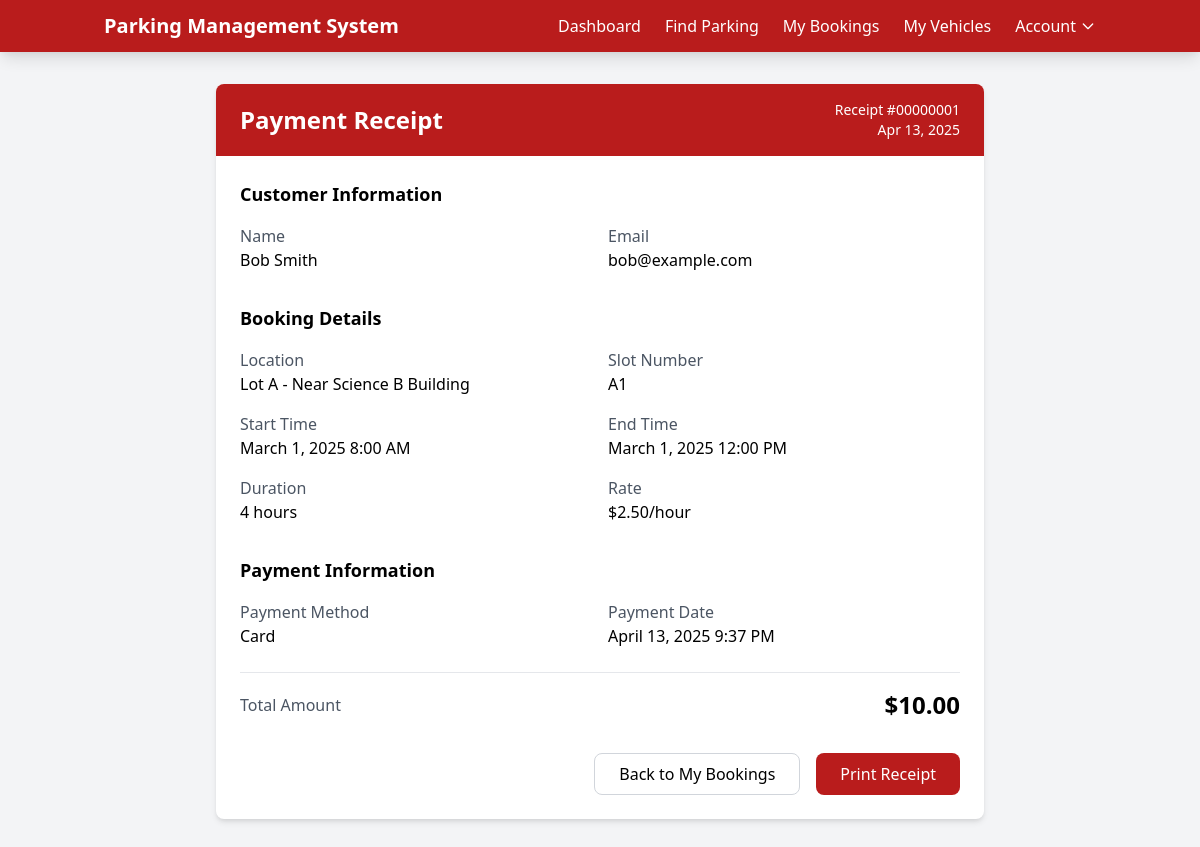
The page /payment-receipt.php?booking_id=1 (signed in) on the database its author committed.
### tables this page shows
CREATE TABLE bookings (
    booking_id INT AUTO_INCREMENT PRIMARY KEY,
    customer_id INT NOT NULL,
    vehicle_id INT NOT NULL,
    slot_id INT NOT NULL,
    start_time DATETIME NOT NULL,
    end_time DATETIME NOT NULL,
    status ENUM('Active','Completed','Cancelled') NOT NULL DEFAULT 'Active',
    FOREIGN KEY (customer_id) REFERENCES customers(user_id) ON DELETE CASCADE,
    FOREIGN KEY (slot_id) REFERENCES parking_slots(slot_id) ON DELETE CASCADE,
    FOREIGN KEY (vehicle_id) REFERENCES vehicles(vehicle_id) ON DELETE CASCADE
);

CREATE TABLE payments (
    payment_id INT AUTO_INCREMENT PRIMARY KEY,
    booking_id INT NOT NULL,
    amount DECIMAL(10,2) NOT NULL,
    payment_method ENUM('Card','Mobile Pay','Cash') NOT NULL,
    payment_date DATETIME DEFAULT CURRENT_TIMESTAMP,
    FOREIGN KEY (booking_id) REFERENCES bookings(booking_id) ON DELETE CASCADE
);

CREATE TABLE users (
    user_id INT AUTO_INCREMENT PRIMARY KEY,
    name VARCHAR(100) NOT NULL,
    email VARCHAR(100) NOT NULL UNIQUE,
    phone VARCHAR(20),
    password VARCHAR(255) NOT NULL
);

CREATE TABLE parking_lots (
    lot_id INT AUTO_INCREMENT PRIMARY KEY,
    name VARCHAR(100) NOT NULL,
    location VARCHAR(255),
    total_slots INT NOT NULL
);

CREATE TABLE parking_slots (
    slot_id INT AUTO_INCREMENT PRIMARY KEY,
    lot_id INT NOT NULL,
    slot_number VARCHAR(10) NOT NULL,
    status ENUM('Available','Occupied','Reserved') NOT NULL DEFAULT 'Available',
    type ENUM('Compact','Large','Handicapped') NOT NULL,
    hourly_rate DECIMAL(10,2) NOT NULL,
    FOREIGN KEY (lot_id) REFERENCES parking_lots(lot_id) ON DELETE CASCADE
);

### src/includes/db.php (called while the page is built, shortened)
<?php
class Database {
    private $host = "localhost";
    private $user = "root";
    private $pass = "";
    private $dbname = "parking_management";
    private $conn;
    public function __construct() {
        try {
            $this->conn = new PDO("mysql:host={$this->host};dbname={$this->dbname}", $this->user, $this->pass);
            $this->conn->setAttribute(PDO::ATTR_ERRMODE, PDO::ERRMODE_EXCEPTION);
            $this->conn->setAttribute(PDO::ATTR_DEFAULT_FETCH_MODE, PDO::FETCH_ASSOC);
        } catch(PDOException $e) {
            error_log("Database connection failed: " . $e->getMessage());
            die("Database connection failed. Please check your configuration.");
        }
    }
    public function query($sql, $params = []) {
        $stmt = $this->conn->prepare($sql);
        $stmt->execute($params);
        return $stmt;
    }
}

### src/payment-receipt.php (the view, shortened to what this page needs)
<?php
require_once 'includes/db.php';
$db = new Database();
$bookingId = filter_input(INPUT_GET, 'booking_id', FILTER_VALIDATE_INT);
$booking = $db->query("SELECT b.*, ps.slot_number, pl.name as lot_name, pl.location, ps.hourly_rate,
                              p.amount, p.payment_method, p.payment_date
                       FROM bookings b
                       JOIN parking_slots ps ON b.slot_id = ps.slot_id
                       JOIN parking_lots pl ON ps.lot_id = pl.lot_id
                       JOIN payments p ON b.booking_id = p.booking_id
                       WHERE b.booking_id = ? AND b.customer_id = ?",
                       [$bookingId, $_SESSION['user_id']])->fetch();
$user = $db->query("SELECT * FROM users WHERE user_id = ?", [$_SESSION['user_id']])->fetch();
$startDateTime = new DateTime($booking['start_time']);
$endDateTime = new DateTime($booking['end_time']);
$duration = $startDateTime->diff($endDateTime);
$hours = $duration->h + ($duration->days * 24);
?>
<!DOCTYPE html>
<html lang="en">
<head>
    <link href="https://cdn.jsdelivr.net/npm/tailwindcss@2.2.19/dist/tailwind.min.css" rel="stylesheet">
    <link rel="stylesheet" href="assets/css/main.css">
</head>
<body class="bg-gray-100 font-sans">
    <?php include 'includes/header.php'; ?>
    <div class="container mx-auto px-4 py-8">
        <div class="max-w-3xl mx-auto">
            <div class="bg-white rounded-lg shadow-md overflow-hidden">
                <div class="bg-red-700 text-white px-6 py-4">
                    <div class="flex justify-between items-center">
                        <h1 class="text-2xl font-bold">Payment Receipt</h1>
                        <div class="text-right">
                            <p class="text-sm">Receipt #<?php echo str_pad($booking['booking_id'], 8, '0', STR_PAD_LEFT); ?></p>
                            <p class="text-sm"><?php echo date('M d, Y', strtotime($booking['payment_date'])); ?></p>
                        </div>
                    </div>
                </div>
                <div class="p-6">
                    <div class="mb-8">
                        <h2 class="text-lg font-semibold mb-4">Customer Information</h2>
                        <div class="grid grid-cols-1 md:grid-cols-2 gap-4">
                            <div>
                                <p class="text-gray-600">Name</p>
                                <p class="font-medium"><?php echo htmlspecialchars($user['name']); ?></p>
                            </div>
                            <div>
                                <p class="text-gray-600">Email</p>
                                <p class="font-medium"><?php echo htmlspecialchars($user['email']); ?></p>
                            </div>
                        </div>
                    </div>
                    <div class="mb-8">
                        <h2 class="text-lg font-semibold mb-4">Booking Details</h2>
                        <div class="grid grid-cols-1 md:grid-cols-2 gap-4">
                            <div>
                                <p class="text-gray-600">Location</p>
                                <p class="font-medium"><?php echo htmlspecialchars($booking['lot_name']); ?> - <?php echo htmlspecialchars($booking['location']); ?></p>
                            </div>
                            <div>
                                <p class="text-gray-600">Slot Number</p>
                                <p class="font-medium"><?php echo htmlspecialchars($booking['slot_number']); ?></p>
                            </div>
                            <div>
                                <p class="text-gray-600">Start Time</p>
                                <p class="font-medium"><?php echo date('F j, Y g:i A', strtotime($booking['start_time'])); ?></p>
                            </div>
                            <div>
                                <p class="text-gray-600">End Time</p>
                                <p class="font-medium"><?php echo date('F j, Y g:i A', strtotime($booking['end_time'])); ?></p>
                            </div>
                            <div>
                                <p class="text-gray-600">Duration</p>
                                <p class="font-medium"><?php echo $hours; ?> hours</p>
                            </div>
                            <div>
                                <p class="text-gray-600">Rate</p>
                                <p class="font-medium">$<?php echo number_format($booking['hourly_rate'], 2); ?>/hour</p>
                            </div>
                        </div>
                    </div>
                    <div class="mb-8">
                        <h2 class="text-lg font-semibold mb-4">Payment Information</h2>
                        <div class="grid grid-cols-1 md:grid-cols-2 gap-4">
                            <div>
                                <p class="text-gray-600">Payment Method</p>
                                <p class="font-medium"><?php echo htmlspecialchars($booking['payment_method']); ?></p>
                            </div>
                            <div>
                                <p class="text-gray-600">Payment Date</p>
                                <p class="font-medium"><?php echo date('F j, Y g:i A', strtotime($booking['payment_date'])); ?></p>
                            </div>
                        </div>
                        <div class="mt-6 border-t border-gray-200 pt-4">
                            <div class="flex justify-between items-center">
                                <p class="text-gray-600">Total Amount</p>
                                <p class="text-2xl font-bold">$<?php echo number_format($booking['amount'], 2); ?></p>
                            </div>
                        </div>
                    </div>
                    <div class="flex justify-end space-x-4">
                        <a href="my-bookings.php" class="px-6 py-2 border border-gray-300 rounded-lg hover:bg-gray-100 transition">
                            Back to My Bookings
                        </a>
                        <button onclick="window.print()" class="bg-red-700 text-white px-6 py-2 rounded-lg hover:bg-red-800 transition">
                            Print Receipt
                        </button>
                    </div>
                </div>
            </div>
        </div>
    </div>
</body>
</html>

### rows shown on the page
bookings: booking_id "00000001", payments.payment_date "Apr 13, 2025", parking_lots.name "Lot A", parking_lots.location "Near Science B Building", slot.slot_number "A1", start_time "March 1, 2025 8:00 AM", end_time "March 1, 2025 12:00 PM", hours "4", slot.hourly_rate "2.50", payments.payment_method "Card", payments.payment_date "April 13, 2025 9:37 PM", payments.amount "10.00"
users: name "Bob Smith", email "bob@example.com"
